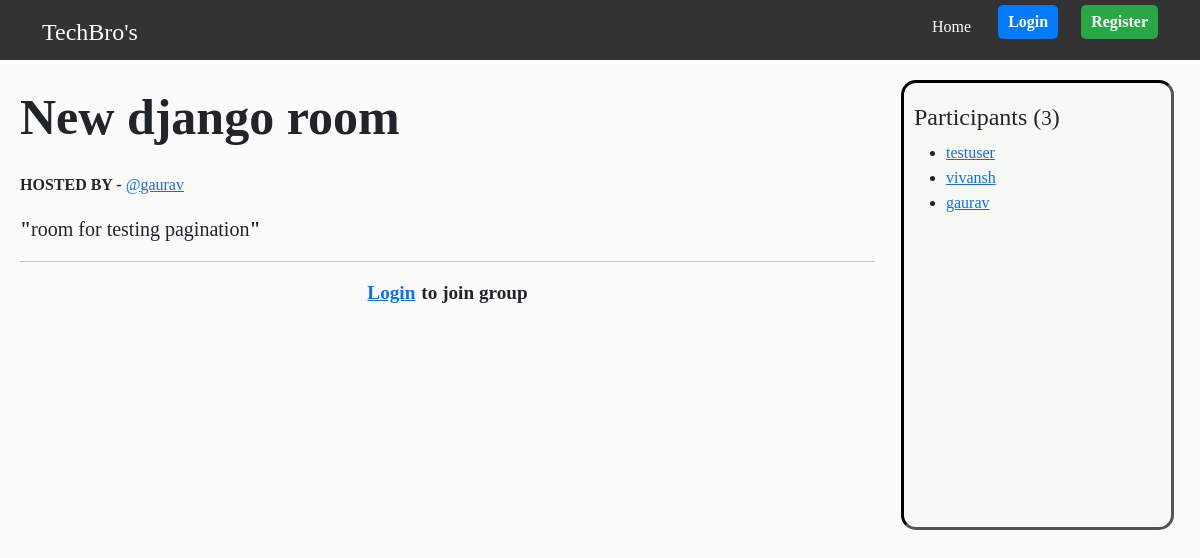
Screenshot of /room/22/ with the database file from the repository.
### main/models.py (models this page shows, shortened)
class Room(models.Model):
    topics = models.ManyToManyField(Topic,related_name="rooms")
    host = models.ForeignKey(User,on_delete=models.SET_NULL,null=True)
    name = models.CharField(max_length=200,)
    description = models.TextField(null=True, blank=True)
    participants = models.ManyToManyField(User,related_name='joined_rooms',through='Membership')
    updated = models.DateTimeField(auto_now=True)
    created = models.DateTimeField(auto_now_add=True)
    class Meta():
        ordering = ['-updated','-created']

### main/views.py (the view)
# urls.py: path('room/<int:pk>/',views.room,name='room'),
def room(request,pk):
    room = get_object_or_404(Room,pk = pk)
    participant_count = room.participants.all().count()
    is_member = Membership.objects.filter(user=request.user , room=room).exists() if request.user.is_authenticated else False
    return render(request,'room.html',{'room':room,'is_member':is_member,'participant_count':participant_count})

### templates/room.html (shortened to what this page needs)
{% extends "base.html" %}
{% load static %}
{% block content %}
<div class='room_container'>
    <main>
        <div style="display:  flex; justify-content: space-between; align-items: center;">
            <p>
                <span style="font-size:50px; font-weight:bold; margin-right:10px;">{{room.name}}</span>
            </p>
        </div>
        <p style="margin-botton:2px;"><b>HOSTED BY - </b><a href="{% url "user-profile" room.host.id %}">@{{room.host}}</a></p>
        <p class="room-desc"><b>"</b>{{room.description}}<b>"</b></p>
        <hr>
        {% if user.is_authenticated %}
            {% if is_member %}
                <div class="message-container">
                    <div class="message-container-top">
                    </div>
                    <div class="message-container-bottom">
                        <form  id = "message-form">
                            {% csrf_token %}
                            <input type="text" name='text' placeholder='Send message' required='True' class="message-input" id="message-input" autocomplete="off" />
                            <button type ='submit' class="message-send-button">Send</button>
                        </form>
                    </div>
                </div>
            {% endif %}
        {% else %}
        <p class="login-from-room"><a href="{% url "login" %}" style="margin-right:6px; ">Login </a>to join group</p>
        {% endif %}
    </main>
    <aside class="paricipants-container">
        <h4>Participants (<small>{{participant_count}}</small>)</h4>
        <ul>
            {% for participant in room.participants.all  %}
            <li><a href="{% url "user-profile" participant.id %}">{{participant.username}}</a></li>
            {% endfor %}
         </ul>
    </aside>
</div>
{% endblock content %}

### static/css/style.css (style rules this page uses)
* { margin: 0; padding-bottom: 1px; box-sizing: border-box; }
body { background-color: #FBFBFB; font-family: 'Times New Roman', Times, serif; }
.room_container { display: grid; grid-template-columns: 3fr 1fr; gap: 20px; padding: 20px; }
.room-desc { font-size: 20px; }
.paricipants-container { height: 450px; overflow-y: auto; padding: 20px 10px 20px 10px; margin-left: 6px; margin-right: 6px; border-style : inset; border-radius: 15px; border-color: black; background-color:#F7F9F7; }
.login-from-room { display: flex; font-size: larger; font-weight: bold; justify-content: center; }

### rows the page displays
Room: name "New django room", host "gaurav", description "room for testing pagination"

### other values shown
{{ participant_count }} "3"
{{ participant.username }} "testuser"
{{ participant.username }} "vivansh"
{{ participant.username }} "gaurav"
